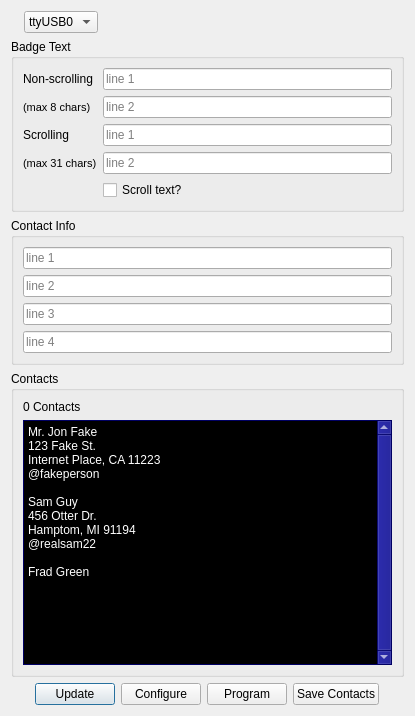
<?xml version="1.0" encoding="UTF-8"?>
<ui version="4.0">
 <class>BadgeHacker</class>
 <widget class="QDialog" name="BadgeHacker">
  <property name="geometry">
   <rect>
    <x>0</x>
    <y>0</y>
    <width>415</width>
    <height>716</height>
   </rect>
  </property>
  <property name="windowTitle">
   <string>BadgeHacker</string>
  </property>
  <layout class="QVBoxLayout" name="verticalLayout_2">
   <item>
    <layout class="QHBoxLayout" name="horizontalLayout_3">
     <item>
      <widget class="QLabel" name="activeLight">
       <property name="pixmap">
        <pixmap resource="icons/badgehacker/badgehacker.qrc">:/icons/propterm/led-green.png</pixmap>
       </property>
      </widget>
     </item>
     <item>
      <widget class="QComboBox" name="port">
       <item>
        <property name="text">
         <string>ttyUSB0</string>
        </property>
       </item>
      </widget>
     </item>
     <item>
      <spacer name="horizontalSpacer">
       <property name="orientation">
        <enum>Qt::Horizontal</enum>
       </property>
       <property name="sizeHint" stdset="0">
        <size>
         <width>40</width>
         <height>20</height>
        </size>
       </property>
      </spacer>
     </item>
    </layout>
   </item>
   <item>
    <widget class="QGroupBox" name="groupBox">
     <property name="sizePolicy">
      <sizepolicy hsizetype="Expanding" vsizetype="Minimum">
       <horstretch>0</horstretch>
       <verstretch>0</verstretch>
      </sizepolicy>
     </property>
     <property name="title">
      <string>Badge Text</string>
     </property>
     <layout class="QFormLayout" name="formLayout_2">
      <item row="0" column="0">
       <widget class="QLabel" name="label">
        <property name="text">
         <string>Non-scrolling</string>
        </property>
       </widget>
      </item>
      <item row="0" column="1">
       <widget class="QLineEdit" name="nsmsgLine1">
        <property name="sizePolicy">
         <sizepolicy hsizetype="Expanding" vsizetype="Fixed">
          <horstretch>0</horstretch>
          <verstretch>0</verstretch>
         </sizepolicy>
        </property>
        <property name="minimumSize">
         <size>
          <width>0</width>
          <height>0</height>
         </size>
        </property>
        <property name="text">
         <string/>
        </property>
        <property name="maxLength">
         <number>8</number>
        </property>
        <property name="placeholderText">
         <string>line 1</string>
        </property>
       </widget>
      </item>
      <item row="1" column="0">
       <widget class="QLabel" name="label_3">
        <property name="font">
         <font>
          <pointsize>8</pointsize>
         </font>
        </property>
        <property name="text">
         <string>(max 8 chars)</string>
        </property>
       </widget>
      </item>
      <item row="1" column="1">
       <widget class="QLineEdit" name="nsmsgLine2">
        <property name="sizePolicy">
         <sizepolicy hsizetype="Expanding" vsizetype="Fixed">
          <horstretch>0</horstretch>
          <verstretch>0</verstretch>
         </sizepolicy>
        </property>
        <property name="text">
         <string/>
        </property>
        <property name="maxLength">
         <number>8</number>
        </property>
        <property name="placeholderText">
         <string>line 2</string>
        </property>
       </widget>
      </item>
      <item row="2" column="0">
       <widget class="QLabel" name="label_2">
        <property name="text">
         <string>Scrolling</string>
        </property>
       </widget>
      </item>
      <item row="2" column="1">
       <widget class="QLineEdit" name="smsgLine1">
        <property name="sizePolicy">
         <sizepolicy hsizetype="Expanding" vsizetype="Fixed">
          <horstretch>0</horstretch>
          <verstretch>0</verstretch>
         </sizepolicy>
        </property>
        <property name="text">
         <string/>
        </property>
        <property name="maxLength">
         <number>31</number>
        </property>
        <property name="placeholderText">
         <string>line 1</string>
        </property>
       </widget>
      </item>
      <item row="3" column="0">
       <widget class="QLabel" name="label_4">
        <property name="font">
         <font>
          <pointsize>8</pointsize>
         </font>
        </property>
        <property name="text">
         <string>(max 31 chars)</string>
        </property>
       </widget>
      </item>
      <item row="3" column="1">
       <widget class="QLineEdit" name="smsgLine2">
        <property name="sizePolicy">
         <sizepolicy hsizetype="Expanding" vsizetype="Fixed">
          <horstretch>0</horstretch>
          <verstretch>0</verstretch>
         </sizepolicy>
        </property>
        <property name="text">
         <string/>
        </property>
        <property name="maxLength">
         <number>31</number>
        </property>
        <property name="placeholderText">
         <string>line 2</string>
        </property>
       </widget>
      </item>
      <item row="4" column="1">
       <widget class="QCheckBox" name="scroll">
        <property name="text">
         <string>Scroll text?</string>
        </property>
       </widget>
      </item>
     </layout>
    </widget>
   </item>
   <item>
    <widget class="QGroupBox" name="groupBox_3">
     <property name="sizePolicy">
      <sizepolicy hsizetype="Expanding" vsizetype="Minimum">
       <horstretch>1</horstretch>
       <verstretch>0</verstretch>
      </sizepolicy>
     </property>
     <property name="title">
      <string>Contact Info</string>
     </property>
     <layout class="QFormLayout" name="formLayout">
      <item row="0" column="0" colspan="2">
       <widget class="QLineEdit" name="infoLine1">
        <property name="sizePolicy">
         <sizepolicy hsizetype="Expanding" vsizetype="Fixed">
          <horstretch>0</horstretch>
          <verstretch>0</verstretch>
         </sizepolicy>
        </property>
        <property name="text">
         <string/>
        </property>
        <property name="maxLength">
         <number>31</number>
        </property>
        <property name="placeholderText">
         <string>line 1</string>
        </property>
       </widget>
      </item>
      <item row="1" column="0" colspan="2">
       <widget class="QLineEdit" name="infoLine2">
        <property name="sizePolicy">
         <sizepolicy hsizetype="Expanding" vsizetype="Fixed">
          <horstretch>0</horstretch>
          <verstretch>0</verstretch>
         </sizepolicy>
        </property>
        <property name="text">
         <string/>
        </property>
        <property name="maxLength">
         <number>31</number>
        </property>
        <property name="placeholderText">
         <string>line 2</string>
        </property>
       </widget>
      </item>
      <item row="2" column="0" colspan="2">
       <widget class="QLineEdit" name="infoLine3">
        <property name="sizePolicy">
         <sizepolicy hsizetype="Expanding" vsizetype="Fixed">
          <horstretch>0</horstretch>
          <verstretch>0</verstretch>
         </sizepolicy>
        </property>
        <property name="text">
         <string/>
        </property>
        <property name="maxLength">
         <number>31</number>
        </property>
        <property name="placeholderText">
         <string>line 3</string>
        </property>
       </widget>
      </item>
      <item row="3" column="0" colspan="2">
       <widget class="QLineEdit" name="infoLine4">
        <property name="sizePolicy">
         <sizepolicy hsizetype="Expanding" vsizetype="Fixed">
          <horstretch>0</horstretch>
          <verstretch>0</verstretch>
         </sizepolicy>
        </property>
        <property name="text">
         <string/>
        </property>
        <property name="maxLength">
         <number>31</number>
        </property>
        <property name="placeholderText">
         <string>line 4</string>
        </property>
       </widget>
      </item>
     </layout>
    </widget>
   </item>
   <item>
    <widget class="QGroupBox" name="groupBox_2">
     <property name="sizePolicy">
      <sizepolicy hsizetype="Preferred" vsizetype="Expanding">
       <horstretch>0</horstretch>
       <verstretch>1</verstretch>
      </sizepolicy>
     </property>
     <property name="title">
      <string>Contacts</string>
     </property>
     <layout class="QVBoxLayout" name="verticalLayout">
      <item>
       <widget class="QLabel" name="contacts_count">
        <property name="font">
         <font>
          <pointsize>9</pointsize>
         </font>
        </property>
        <property name="text">
         <string>0 Contacts</string>
        </property>
       </widget>
      </item>
      <item>
       <widget class="QPlainTextEdit" name="contacts">
        <property name="palette">
         <palette>
          <active>
           <colorrole role="WindowText">
            <brush brushstyle="SolidPattern">
             <color alpha="255">
              <red>255</red>
              <green>255</green>
              <blue>255</blue>
             </color>
            </brush>
           </colorrole>
           <colorrole role="Button">
            <brush brushstyle="SolidPattern">
             <color alpha="255">
              <red>0</red>
              <green>0</green>
              <blue>128</blue>
             </color>
            </brush>
           </colorrole>
           <colorrole role="Light">
            <brush brushstyle="SolidPattern">
             <color alpha="255">
              <red>0</red>
              <green>0</green>
              <blue>192</blue>
             </color>
            </brush>
           </colorrole>
           <colorrole role="Midlight">
            <brush brushstyle="SolidPattern">
             <color alpha="255">
              <red>0</red>
              <green>0</green>
              <blue>160</blue>
             </color>
            </brush>
           </colorrole>
           <colorrole role="Dark">
            <brush brushstyle="SolidPattern">
             <color alpha="255">
              <red>0</red>
              <green>0</green>
              <blue>64</blue>
             </color>
            </brush>
           </colorrole>
           <colorrole role="Mid">
            <brush brushstyle="SolidPattern">
             <color alpha="255">
              <red>0</red>
              <green>0</green>
              <blue>85</blue>
             </color>
            </brush>
           </colorrole>
           <colorrole role="Text">
            <brush brushstyle="SolidPattern">
             <color alpha="255">
              <red>255</red>
              <green>255</green>
              <blue>255</blue>
             </color>
            </brush>
           </colorrole>
           <colorrole role="BrightText">
            <brush brushstyle="SolidPattern">
             <color alpha="255">
              <red>255</red>
              <green>255</green>
              <blue>255</blue>
             </color>
            </brush>
           </colorrole>
           <colorrole role="ButtonText">
            <brush brushstyle="SolidPattern">
             <color alpha="255">
              <red>255</red>
              <green>255</green>
              <blue>255</blue>
             </color>
            </brush>
           </colorrole>
           <colorrole role="Base">
            <brush brushstyle="SolidPattern">
             <color alpha="255">
              <red>0</red>
              <green>0</green>
              <blue>0</blue>
             </color>
            </brush>
           </colorrole>
           <colorrole role="Window">
            <brush brushstyle="SolidPattern">
             <color alpha="255">
              <red>0</red>
              <green>0</green>
              <blue>128</blue>
             </color>
            </brush>
           </colorrole>
           <colorrole role="Shadow">
            <brush brushstyle="SolidPattern">
             <color alpha="255">
              <red>0</red>
              <green>0</green>
              <blue>0</blue>
             </color>
            </brush>
           </colorrole>
           <colorrole role="AlternateBase">
            <brush brushstyle="SolidPattern">
             <color alpha="255">
              <red>0</red>
              <green>0</green>
              <blue>64</blue>
             </color>
            </brush>
           </colorrole>
           <colorrole role="ToolTipBase">
            <brush brushstyle="SolidPattern">
             <color alpha="255">
              <red>255</red>
              <green>255</green>
              <blue>220</blue>
             </color>
            </brush>
           </colorrole>
           <colorrole role="ToolTipText">
            <brush brushstyle="SolidPattern">
             <color alpha="255">
              <red>0</red>
              <green>0</green>
              <blue>0</blue>
             </color>
            </brush>
           </colorrole>
          </active>
          <inactive>
           <colorrole role="WindowText">
            <brush brushstyle="SolidPattern">
             <color alpha="255">
              <red>255</red>
              <green>255</green>
              <blue>255</blue>
             </color>
            </brush>
           </colorrole>
           <colorrole role="Button">
            <brush brushstyle="SolidPattern">
             <color alpha="255">
              <red>0</red>
              <green>0</green>
              <blue>128</blue>
             </color>
            </brush>
           </colorrole>
           <colorrole role="Light">
            <brush brushstyle="SolidPattern">
             <color alpha="255">
              <red>0</red>
              <green>0</green>
              <blue>192</blue>
             </color>
            </brush>
           </colorrole>
           <colorrole role="Midlight">
            <brush brushstyle="SolidPattern">
             <color alpha="255">
              <red>0</red>
              <green>0</green>
              <blue>160</blue>
             </color>
            </brush>
           </colorrole>
           <colorrole role="Dark">
            <brush brushstyle="SolidPattern">
             <color alpha="255">
              <red>0</red>
              <green>0</green>
              <blue>64</blue>
             </color>
            </brush>
           </colorrole>
           <colorrole role="Mid">
            <brush brushstyle="SolidPattern">
             <color alpha="255">
              <red>0</red>
              <green>0</green>
              <blue>85</blue>
             </color>
            </brush>
           </colorrole>
           <colorrole role="Text">
            <brush brushstyle="SolidPattern">
             <color alpha="255">
              <red>255</red>
              <green>255</green>
              <blue>255</blue>
             </color>
            </brush>
           </colorrole>
           <colorrole role="BrightText">
            <brush brushstyle="SolidPattern">
             <color alpha="255">
              <red>255</red>
              <green>255</green>
              <blue>255</blue>
             </color>
            </brush>
           </colorrole>
           <colorrole role="ButtonText">
            <brush brushstyle="SolidPattern">
             <color alpha="255">
              <red>255</red>
              <green>255</green>
              <blue>255</blue>
             </color>
            </brush>
           </colorrole>
           <colorrole role="Base">
            <brush brushstyle="SolidPattern">
             <color alpha="255">
              <red>0</red>
              <green>0</green>
              <blue>0</blue>
             </color>
            </brush>
           </colorrole>
           <colorrole role="Window">
            <brush brushstyle="SolidPattern">
             <color alpha="255">
              <red>0</red>
              <green>0</green>
              <blue>128</blue>
             </color>
            </brush>
           </colorrole>
           <colorrole role="Shadow">
            <brush brushstyle="SolidPattern">
             <color alpha="255">
              <red>0</red>
              <green>0</green>
              <blue>0</blue>
             </color>
            </brush>
           </colorrole>
           <colorrole role="AlternateBase">
            <brush brushstyle="SolidPattern">
             <color alpha="255">
              <red>0</red>
              <green>0</green>
              <blue>64</blue>
             </color>
            </brush>
           </colorrole>
           <colorrole role="ToolTipBase">
            <brush brushstyle="SolidPattern">
             <color alpha="255">
              <red>255</red>
              <green>255</green>
              <blue>220</blue>
             </color>
            </brush>
           </colorrole>
           <colorrole role="ToolTipText">
            <brush brushstyle="SolidPattern">
             <color alpha="255">
              <red>0</red>
              <green>0</green>
              <blue>0</blue>
             </color>
            </brush>
           </colorrole>
          </inactive>
          <disabled>
           <colorrole role="WindowText">
            <brush brushstyle="SolidPattern">
             <color alpha="255">
              <red>0</red>
              <green>0</green>
              <blue>64</blue>
             </color>
            </brush>
           </colorrole>
           <colorrole role="Button">
            <brush brushstyle="SolidPattern">
             <color alpha="255">
              <red>0</red>
              <green>0</green>
              <blue>128</blue>
             </color>
            </brush>
           </colorrole>
           <colorrole role="Light">
            <brush brushstyle="SolidPattern">
             <color alpha="255">
              <red>0</red>
              <green>0</green>
              <blue>192</blue>
             </color>
            </brush>
           </colorrole>
           <colorrole role="Midlight">
            <brush brushstyle="SolidPattern">
             <color alpha="255">
              <red>0</red>
              <green>0</green>
              <blue>160</blue>
             </color>
            </brush>
           </colorrole>
           <colorrole role="Dark">
            <brush brushstyle="SolidPattern">
             <color alpha="255">
              <red>0</red>
              <green>0</green>
              <blue>64</blue>
             </color>
            </brush>
           </colorrole>
           <colorrole role="Mid">
            <brush brushstyle="SolidPattern">
             <color alpha="255">
              <red>0</red>
              <green>0</green>
              <blue>85</blue>
             </color>
            </brush>
           </colorrole>
           <colorrole role="Text">
            <brush brushstyle="SolidPattern">
             <color alpha="255">
              <red>0</red>
              <green>0</green>
              <blue>64</blue>
             </color>
            </brush>
           </colorrole>
           <colorrole role="BrightText">
            <brush brushstyle="SolidPattern">
             <color alpha="255">
              <red>255</red>
              <green>255</green>
              <blue>255</blue>
             </color>
            </brush>
           </colorrole>
           <colorrole role="ButtonText">
            <brush brushstyle="SolidPattern">
             <color alpha="255">
              <red>0</red>
              <green>0</green>
              <blue>64</blue>
             </color>
            </brush>
           </colorrole>
           <colorrole role="Base">
            <brush brushstyle="SolidPattern">
             <color alpha="255">
              <red>0</red>
              <green>0</green>
              <blue>128</blue>
             </color>
            </brush>
           </colorrole>
           <colorrole role="Window">
            <brush brushstyle="SolidPattern">
             <color alpha="255">
              <red>0</red>
              <green>0</green>
              <blue>128</blue>
             </color>
            </brush>
           </colorrole>
           <colorrole role="Shadow">
            <brush brushstyle="SolidPattern">
             <color alpha="255">
              <red>0</red>
              <green>0</green>
              <blue>0</blue>
             </color>
            </brush>
           </colorrole>
           <colorrole role="AlternateBase">
            <brush brushstyle="SolidPattern">
             <color alpha="255">
              <red>0</red>
              <green>0</green>
              <blue>128</blue>
             </color>
            </brush>
           </colorrole>
           <colorrole role="ToolTipBase">
            <brush brushstyle="SolidPattern">
             <color alpha="255">
              <red>255</red>
              <green>255</green>
              <blue>220</blue>
             </color>
            </brush>
           </colorrole>
           <colorrole role="ToolTipText">
            <brush brushstyle="SolidPattern">
             <color alpha="255">
              <red>0</red>
              <green>0</green>
              <blue>0</blue>
             </color>
            </brush>
           </colorrole>
          </disabled>
         </palette>
        </property>
        <property name="verticalScrollBarPolicy">
         <enum>Qt::ScrollBarAlwaysOn</enum>
        </property>
        <property name="readOnly">
         <bool>true</bool>
        </property>
        <property name="plainText">
         <string>Mr. Jon Fake
123 Fake St.
Internet Place, CA 11223
@fakeperson

Sam Guy
456 Otter Dr.
Hamptom, MI 91194
@realsam22

Frad Green</string>
        </property>
       </widget>
      </item>
     </layout>
    </widget>
   </item>
   <item>
    <layout class="QHBoxLayout" name="horizontalLayout">
     <item>
      <spacer name="horizontalSpacer_2">
       <property name="orientation">
        <enum>Qt::Horizontal</enum>
       </property>
       <property name="sizeHint" stdset="0">
        <size>
         <width>40</width>
         <height>20</height>
        </size>
       </property>
      </spacer>
     </item>
     <item>
      <widget class="QPushButton" name="update">
       <property name="text">
        <string>Update</string>
       </property>
      </widget>
     </item>
     <item>
      <widget class="QPushButton" name="configure">
       <property name="text">
        <string>Configure</string>
       </property>
      </widget>
     </item>
     <item>
      <widget class="QPushButton" name="program">
       <property name="text">
        <string>Program</string>
       </property>
      </widget>
     </item>
     <item>
      <widget class="QPushButton" name="saveContacts">
       <property name="text">
        <string>Save Contacts</string>
       </property>
      </widget>
     </item>
     <item>
      <spacer name="horizontalSpacer_3">
       <property name="orientation">
        <enum>Qt::Horizontal</enum>
       </property>
       <property name="sizeHint" stdset="0">
        <size>
         <width>40</width>
         <height>20</height>
        </size>
       </property>
      </spacer>
     </item>
    </layout>
   </item>
  </layout>
 </widget>
 <tabstops>
  <tabstop>port</tabstop>
  <tabstop>nsmsgLine1</tabstop>
  <tabstop>nsmsgLine2</tabstop>
  <tabstop>smsgLine1</tabstop>
  <tabstop>smsgLine2</tabstop>
  <tabstop>infoLine1</tabstop>
  <tabstop>infoLine2</tabstop>
  <tabstop>infoLine3</tabstop>
  <tabstop>infoLine4</tabstop>
  <tabstop>contacts</tabstop>
  <tabstop>configure</tabstop>
  <tabstop>program</tabstop>
  <tabstop>saveContacts</tabstop>
 </tabstops>
 <resources>
  <include location="icons/badgehacker/badgehacker.qrc"/>
  <include location="icons/badgehacker/badgehacker.qrc"/>
  <include location="icons/badgehacker/badgehacker.qrc"/>
 </resources>
 <connections/>
</ui>
